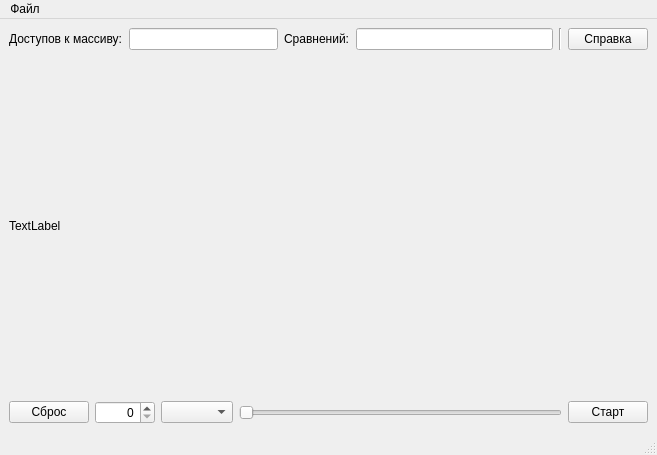
<?xml version="1.0" encoding="UTF-8"?>
<ui version="4.0">
 <class>MainWindow</class>
 <widget class="QMainWindow" name="MainWindow">
  <property name="geometry">
   <rect>
    <x>0</x>
    <y>0</y>
    <width>657</width>
    <height>455</height>
   </rect>
  </property>
  <property name="windowTitle">
   <string>MainWindow</string>
  </property>
  <widget class="QWidget" name="centralwidget">
   <layout class="QVBoxLayout" name="verticalLayout">
    <item>
     <layout class="QHBoxLayout" name="horizontalLayout_4">
      <item>
       <layout class="QHBoxLayout" name="horizontalLayout">
        <item>
         <widget class="QLabel" name="label">
          <property name="text">
           <string>Доступов к массиву:</string>
          </property>
         </widget>
        </item>
        <item>
         <widget class="QLineEdit" name="access_to_list_count">
          <property name="alignment">
           <set>Qt::AlignRight|Qt::AlignTrailing|Qt::AlignVCenter</set>
          </property>
          <property name="readOnly">
           <bool>true</bool>
          </property>
         </widget>
        </item>
       </layout>
      </item>
      <item>
       <layout class="QHBoxLayout" name="horizontalLayout_2">
        <item>
         <widget class="QLabel" name="label_2">
          <property name="text">
           <string>Сравнений:</string>
          </property>
         </widget>
        </item>
        <item>
         <widget class="QLineEdit" name="comparsions_count">
          <property name="alignment">
           <set>Qt::AlignRight|Qt::AlignTrailing|Qt::AlignVCenter</set>
          </property>
          <property name="readOnly">
           <bool>true</bool>
          </property>
         </widget>
        </item>
       </layout>
      </item>
      <item>
       <widget class="Line" name="line">
        <property name="orientation">
         <enum>Qt::Vertical</enum>
        </property>
       </widget>
      </item>
      <item>
       <widget class="QPushButton" name="btn_info_about_algorithm">
        <property name="text">
         <string>Справка</string>
        </property>
       </widget>
      </item>
     </layout>
    </item>
    <item>
     <widget class="QLabel" name="canvas_label">
      <property name="sizePolicy">
       <sizepolicy hsizetype="Expanding" vsizetype="Expanding">
        <horstretch>0</horstretch>
        <verstretch>0</verstretch>
       </sizepolicy>
      </property>
      <property name="text">
       <string>TextLabel</string>
      </property>
     </widget>
    </item>
    <item>
     <layout class="QHBoxLayout" name="horizontalLayout_3">
      <item>
       <widget class="QPushButton" name="btn_reset">
        <property name="text">
         <string>Сброс</string>
        </property>
       </widget>
      </item>
      <item>
       <widget class="QSpinBox" name="enter_bars_count">
        <property name="minimumSize">
         <size>
          <width>60</width>
          <height>0</height>
         </size>
        </property>
        <property name="alignment">
         <set>Qt::AlignRight|Qt::AlignTrailing|Qt::AlignVCenter</set>
        </property>
       </widget>
      </item>
      <item>
       <widget class="QComboBox" name="selecter_sorting_algorithm"/>
      </item>
      <item>
       <widget class="QSlider" name="slider_delay">
        <property name="maximum">
         <number>100</number>
        </property>
        <property name="orientation">
         <enum>Qt::Horizontal</enum>
        </property>
       </widget>
      </item>
      <item>
       <widget class="QPushButton" name="btn_play_pause">
        <property name="text">
         <string>Старт</string>
        </property>
       </widget>
      </item>
     </layout>
    </item>
   </layout>
  </widget>
  <widget class="QMenuBar" name="menubar">
   <property name="geometry">
    <rect>
     <x>0</x>
     <y>0</y>
     <width>657</width>
     <height>21</height>
    </rect>
   </property>
   <widget class="QMenu" name="menu">
    <property name="title">
     <string>Файл</string>
    </property>
    <addaction name="action_2"/>
    <addaction name="separator"/>
    <addaction name="action_exit"/>
   </widget>
   <addaction name="menu"/>
  </widget>
  <widget class="QStatusBar" name="statusbar"/>
  <action name="action_exit">
   <property name="text">
    <string>Выход</string>
   </property>
  </action>
  <action name="action_shuffle_list">
   <property name="text">
    <string>Перемешать массив</string>
   </property>
  </action>
  <action name="action_2">
   <property name="text">
    <string>Перемешать массив</string>
   </property>
  </action>
 </widget>
 <resources/>
 <connections/>
</ui>
